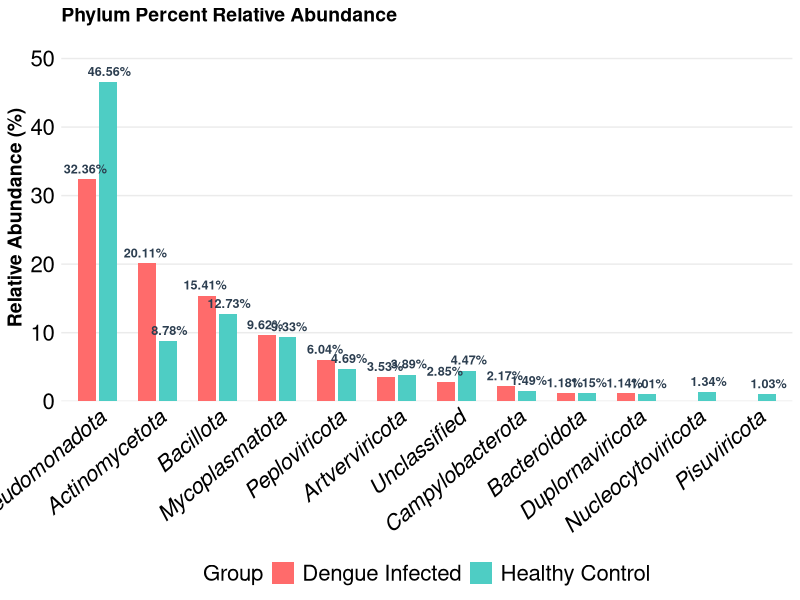

Here is the R script that generated this plot: (Note: this script raises an error after producing the figure.)
# 1. Load libraries
library(ggplot2)
library(dplyr)
library(tidyr)

# 2. Data Preparation
df_raw <- data.frame(
  Phylum = c('Pseudomonadota', 'Actinomycetota', 'Bacillota', 'Mycoplasmatota', 
             'Peploviricota', 'Artverviricota', 'Unclassified', 'Campylobacterota', 
             'Bacteroidota', 'Duplornaviricota', 'Nucleocytoviricota', 'Pisuviricota'),
  DHF = c(32.36, 20.11, 15.41, 9.62, 6.04, 3.53, 2.85, 2.17, 1.18, 1.14, 0, 0),
  PBMC = c(46.56, 8.78, 12.73, 9.33, 4.69, 3.89, 4.47, 1.49, 1.15, 1.01, 1.34, 1.03)
)

# 3. Reshape and Sort
df_long <- df_raw %>%
  pivot_longer(cols = c(DHF, PBMC),
               names_to = "Condition",
               values_to = "Abundance") %>%
  mutate(
    Phylum = reorder(Phylum, -Abundance),
    Condition = recode(Condition,
                       DHF = "Dengue Infected",
                       PBMC = "Healthy Control")
  )

# 4. Create the Plot
p = ggplot(df_long, aes(x = Phylum, y = Abundance, fill = Condition)) +
  # Decreased bar width (width = 0.6) and dodge (width = 0.7)
  geom_bar(stat = "identity", 
           position = position_dodge(width = 0.7), 
           width = 0.6) +
  
  # Add labels ONLY if Abundance is greater than 0
  geom_text(aes(label = ifelse(Abundance > 0, paste0(Abundance, "%"), "")), 
            position = position_dodge(width = 0.8), 
            vjust = -0.6, 
            size = 3.2, 
            fontface = "bold", 
            color = "#2C3E50") +
  
  # Colors
  scale_fill_manual(values = c("Dengue Infected" = "#FF6B6B", "Healthy Control" = "#4ECDC4")) +
  
  # Refined Styling
  theme_minimal(base_family = "sans") +
  labs(
    title = "Phylum Percent Relative Abundance",
    x = NULL,
    y = "Relative Abundance (%)",
    fill = "Group"
  ) +
  theme(
    plot.title = element_text(face = "bold", size = 14, color = "black"),
    axis.text.x = element_text(angle = 40, hjust = 1, face = "italic", size = 16, color = "black"),
    axis.text.y = element_text( size = 16, color = "black"),
    axis.title.y = element_text(face = "bold", size = 14),
    legend.position = "bottom",
    panel.grid.major.x = element_blank(),
    panel.grid.minor = element_blank(),
    plot.background = element_rect(fill = "white", color = NA),
    legend.text = element_text( size = 16, color = "black"),
    legend.title = element_text( size = 16, color = "black")
  ) +
  # Added extra space at the top of the Y-axis for the labels
  scale_y_continuous(expand = expansion(mult = c(0, 0.15)))


svglite::svglite(
  paste0("~/public_dengue_public/phylum_barplot.svg"),
  width = 14, height = 8
)
print(p)
dev.off()






# 4. Create the Plot
p = ggplot(df_long, aes(x = Phylum, y = Abundance, fill = Condition)) +
  # Decreased bar width (width = 0.6) and dodge (width = 0.7)
  geom_bar(stat = "identity", 
           position = position_dodge(width = 0.8), 
           width = 0.6) +
  
  # Add labels ONLY if Abundance > 0 (Fixed dodge width to 0.7 to match bars)
  geom_text(aes(label = ifelse(Abundance > 0, paste0(Abundance, "%"), "")), 
            position = position_dodge(width = 0.9), 
            vjust = -0.6, 
            size = 4, # Slightly larger for the 14x8 SVG
            fontface = "bold", 
            color = "#2C3E50") +
  
  # Colors (Ensure these match the levels in your 'Condition' column)
  scale_fill_manual(values = c("Dengue Infected" = "#FF6B6B", "Healthy Control" = "#4ECDC4")) +
  
  # Refined Styling
  theme_minimal(base_family = "sans") +
  labs(
    title = "Phylum Percent Relative Abundance",
    x = NULL,
    y = "Relative Abundance (%)",
    fill = "Group"
  ) +
  theme(
    plot.title = element_text(face = "bold", size = 18, color = "black"),
    axis.text.x = element_text(angle = 40, hjust = 1, face = "italic", size = 16, color = "black"),
    axis.text.y = element_text(size = 16, color = "black"),
    axis.title.y = element_text(face = "bold", size = 16, margin = margin(r = 15)), # Space between title and axis
    legend.position = "bottom",
    panel.grid.major.x = element_blank(),
    panel.grid.minor = element_blank(),
    plot.background = element_rect(fill = "white", color = NA),
    legend.text = element_text(size = 16, color = "black"),
    legend.title = element_text(size = 16, color = "black"),
    
    # --- ADJUST LEFT MARGIN HERE ---
    # margin(top, right, bottom, left, unit)
    plot.margin = margin(t = 20, r = 10, b = 10, l = 10, unit = "pt") 
  ) +
  
  scale_y_continuous(expand = expansion(mult = c(0, 0.15)))

# Exporting
svglite::svglite(
  paste0("~/public_dengue_public/phylum_barplot.svg"),
  width = 15, height = 8
)
print(p)
dev.off()
